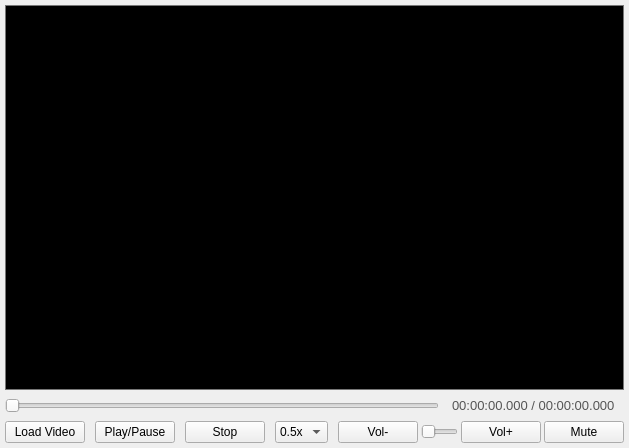
<?xml version="1.0" encoding="UTF-8"?>
<ui version="4.0">
 <class>VideoPlayerWidget</class>
 <widget class="QWidget" name="VideoPlayerWidget">
  <property name="geometry">
   <rect>
    <x>0</x>
    <y>0</y>
    <width>629</width>
    <height>448</height>
   </rect>
  </property>
  <property name="windowTitle">
   <string>Form</string>
  </property>
  <layout class="QVBoxLayout" name="verticalLayout">
   <property name="spacing">
    <number>8</number>
   </property>
   <property name="leftMargin">
    <number>5</number>
   </property>
   <property name="topMargin">
    <number>5</number>
   </property>
   <property name="rightMargin">
    <number>5</number>
   </property>
   <property name="bottomMargin">
    <number>5</number>
   </property>
   <item>
    <widget class="QFrame" name="videoWidget">
     <property name="styleSheet">
      <string notr="true">background-color: black; border: 1px solid #777;</string>
     </property>
     <property name="frameShape">
      <enum>QFrame::StyledPanel</enum>
     </property>
     <property name="frameShadow">
      <enum>QFrame::Raised</enum>
     </property>
     <property name="sizePolicy">
      <sizepolicy hsizetype="Expanding" vsizetype="MinimumExpanding">
       <horstretch>0</horstretch>
       <verstretch>0</verstretch>
      </sizepolicy>
     </property>
    </widget>
   </item>
   <item>
    <layout class="QHBoxLayout" name="timelineLayout">
     <property name="spacing">
      <number>5</number>
     </property>
     <item>
      <widget class="QSlider" name="timelineSlider">
       <property name="orientation">
        <enum>Qt::Horizontal</enum>
       </property>
      </widget>
     </item>
     <item>
      <widget class="QLabel" name="timeLabel">
       <property name="styleSheet">
        <string notr="true">QLabel#timeLabel {
                font-size: 10pt;
                color: #555;
                margin-left: 5px;
                margin-right: 5px;
            }</string>
       </property>
       <property name="text">
        <string>00:00:00.000 / 00:00:00.000</string>
       </property>
       <property name="objectName">
        <string notr="true">timeLabel</string>
       </property>
      </widget>
     </item>
    </layout>
   </item>
   <item>
    <layout class="QHBoxLayout" name="controlsLayout">
     <property name="spacing">
      <number>10</number>
     </property>
     <item>
      <widget class="QPushButton" name="loadButton">
       <property name="toolTip">
        <string>Load Video File</string>
       </property>
       <property name="text">
        <string>Load Video</string>
       </property>
      </widget>
     </item>
     <item>
      <widget class="QPushButton" name="playPauseButton">
       <property name="toolTip">
        <string>Play / Pause</string>
       </property>
       <property name="text">
        <string>Play/Pause</string>
       </property>
      </widget>
     </item>
     <item>
      <widget class="QPushButton" name="stopButton">
       <property name="toolTip">
        <string>Stop</string>
       </property>
       <property name="text">
        <string>Stop</string>
       </property>
      </widget>
     </item>
     <item>
      <widget class="QComboBox" name="speedCombo">
       <property name="toolTip">
        <string>Playback Speed</string>
       </property>
       <item>
        <property name="text">
         <string>0.5x</string>
        </property>
       </item>
       <item>
        <property name="text">
         <string>1.0x</string>
        </property>
       </item>
       <item>
        <property name="text">
         <string>1.5x</string>
        </property>
       </item>
       <item>
        <property name="text">
         <string>2.0x</string>
        </property>
       </item>
      </widget>
     </item>
     <item>
      <layout class="QHBoxLayout" name="volumeLayout">
       <property name="spacing">
        <number>3</number>
       </property>
       <item>
        <widget class="QPushButton" name="volumeDownButton">
         <property name="toolTip">
          <string>Decrease Volume</string>
         </property>
         <property name="text">
          <string>Vol-</string>
         </property>
        </widget>
       </item>
       <item>
        <widget class="QSlider" name="volumeSlider">
         <property name="toolTip">
          <string>Volume</string>
         </property>
         <property name="orientation">
          <enum>Qt::Horizontal</enum>
         </property>
         <property name="maximumWidth">
          <number>80</number>
         </property>
        </widget>
       </item>
       <item>
        <widget class="QPushButton" name="volumeUpButton">
         <property name="toolTip">
          <string>Increase Volume</string>
         </property>
         <property name="text">
          <string>Vol+</string>
         </property>
        </widget>
       </item>
       <item>
        <widget class="QPushButton" name="muteButton">
         <property name="toolTip">
          <string>Mute / Unmute</string>
         </property>
         <property name="text">
          <string>Mute</string>
         </property>
        </widget>
       </item>
      </layout>
     </item>
    </layout>
   </item>
  </layout>
 </widget>
 <resources/>
 <connections/>
</ui>
